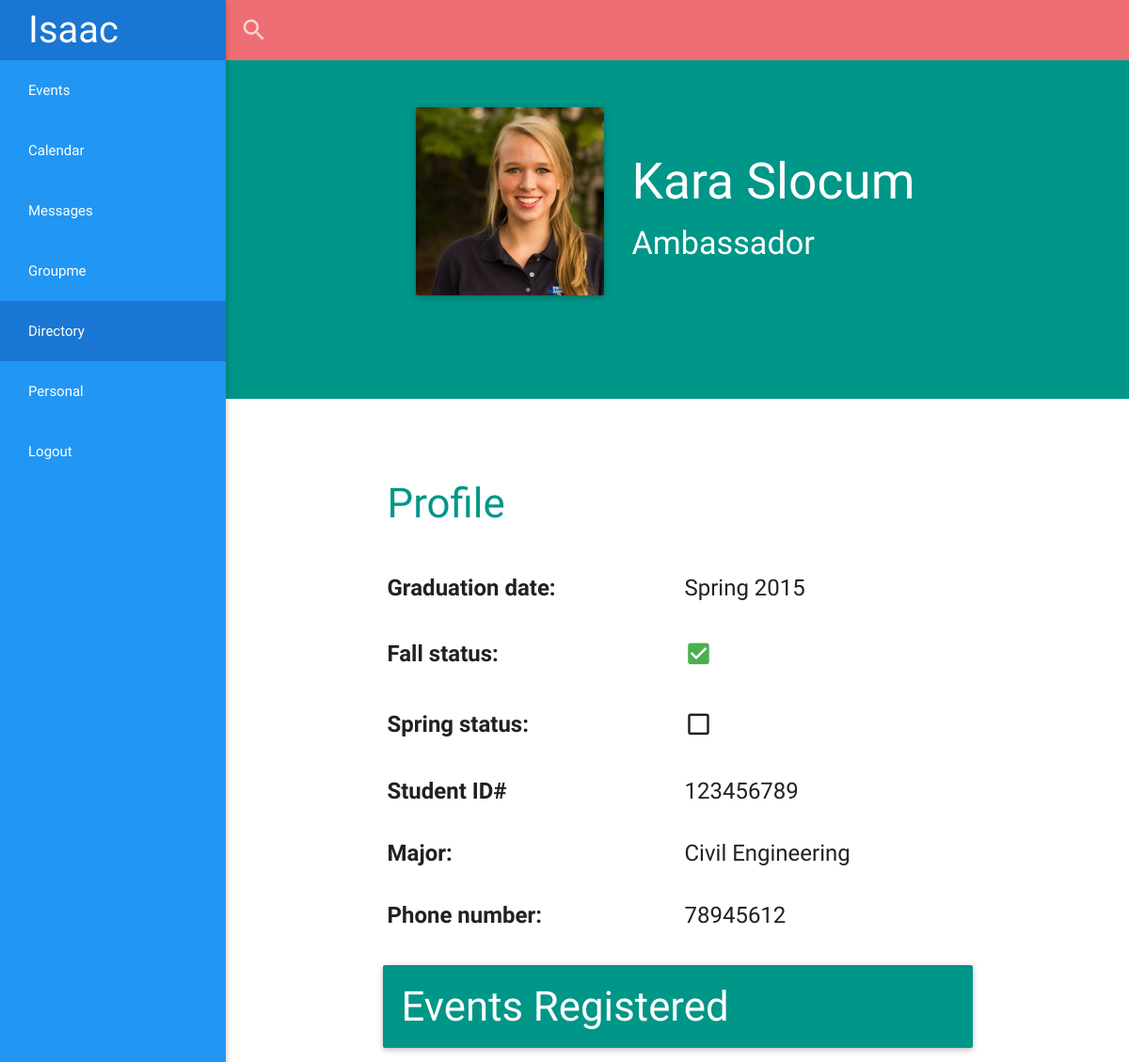
The app's page /directory/18 (signed in), older data.
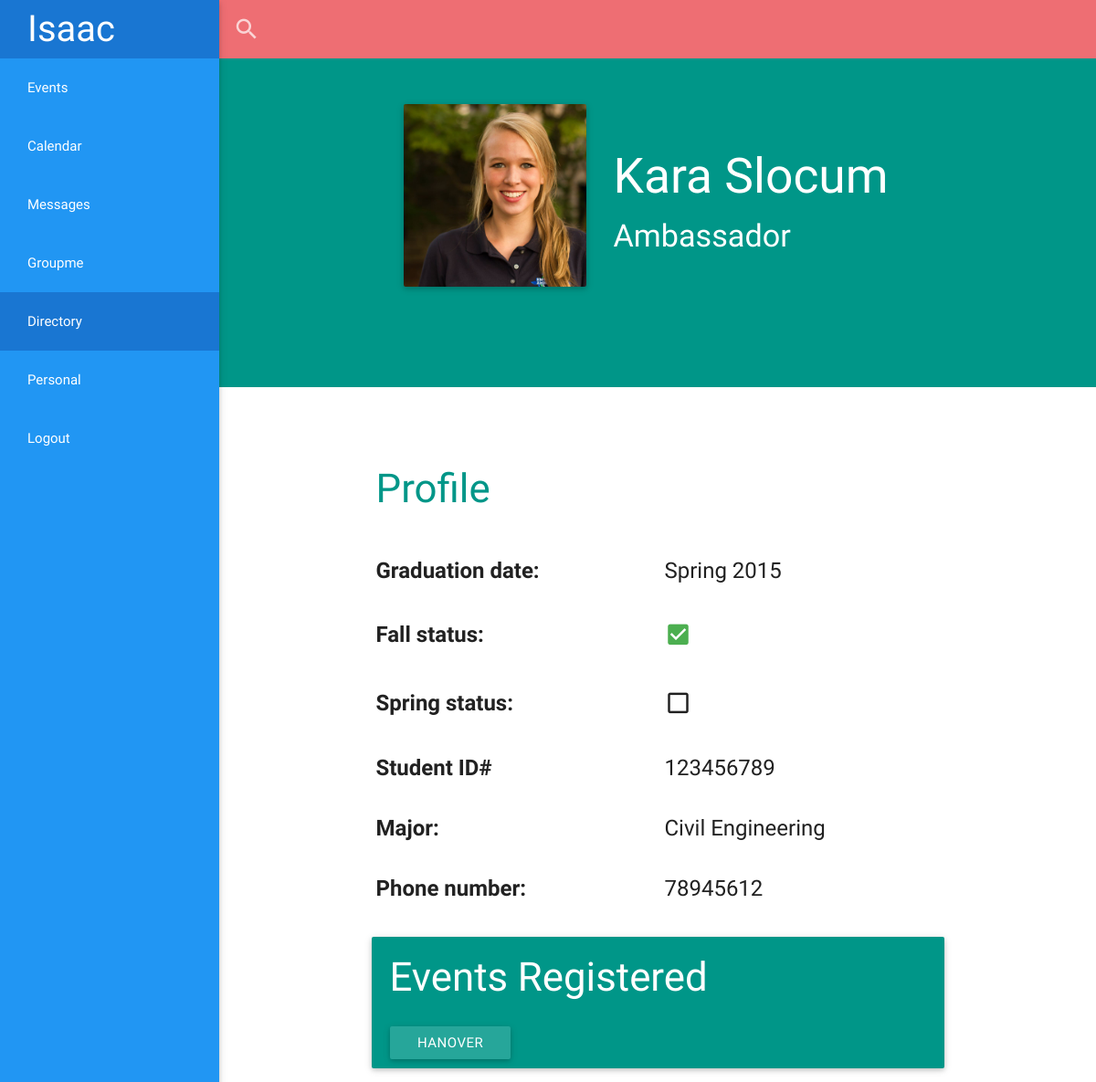
The same page, newer data.
### events/models.py (models this page shows, shortened)
class Event(models.Model):
	time = models.TimeField()
	date = models.DateField()
	hours = models.DecimalField(max_digits=3,decimal_places=1, blank = True, null = True, default=0)
	location = models.CharField(max_length = 140, blank = True, null = True)
	total_EAs = models.PositiveSmallIntegerField(default = 0, blank = True, null = True)
	EAs_needed = models.PositiveSmallIntegerField(default = 0, blank = True, null = True, editable=False)
	note = models.CharField(max_length = 500, blank = True, null = True, default="No additional notes")
	EAs_registered = models.ManyToManyField(User, related_name= "event", blank = True)
	objects = InheritanceManager()
	def __unicode__(self):
		if hasattr(self, 'outreachtrip'):
			return self.outreachtrip.__unicode__()
		elif hasattr(self, 'tour'):
			return self.tour.__unicode__()
		elif hasattr(self, 'engrclass'):
			return self.engrclass.__unicode__()
		elif hasattr(self, 'mycoe'):
			return self.mycoe.__unicode__()
		elif hasattr(self, 'freshmanseminar'):
			return self.freshmanseminar.__unicode__()
		else:
			return 'Event'

class OutreachTrip(Event):
	id
	school = models.CharField(max_length=30)
	def __unicode__(self):
		return self.school

### directory/views.py (the view, shortened to what this page needs)
# urls.py: url(r'^(?P<ambassador_id>\d+)', views.ambassador_profile, name = 'ambassador_profile'),
@login_required(login_url='/login/')
def ambassador_profile(request, ambassador_id = None):
    stylesheet = 'personal/profile.css'
    app = 'directory'
    user = get_object_or_404(User, id = ambassador_id)
    ambassador = get_object_or_404(EngineeringAmbassador, user = user)
    events_registered = user.event.all()
    return render(request, 'directory/ambassador_profile.html', {'stylesheet':stylesheet, 'app': app, 'ambassador':ambassador, 'events_registered':events_registered, })

### personal/models.py (called while the page is built)
     def __unicode__(self):
		return self.user.first_name + ' ' + self.user.last_name

### directory/templates/directory/ambassador_profile.html
{% include 'header.html' %}
{% include 'directory/directory_search.html' %}
{% include 'personal/profile_header.html' %}
{% include 'personal/profile_template.html' %}
{% include 'personal/profile_events.html' %}
{% include 'footer.html' %}

### personal/templates/personal/profile_events.html
<div class="container">
    <div id="events" class="card teal white-text">
        <h3 id="events_registered">Events Registered</h3>
        {% for event in events_registered %}
            <div><a href="/events/{{event.detail_url}}" class="waves-effect waves-light btn">{{event}}</a></div>
        {% endfor %}
    </div>
</div>

Row changes from the older to the newer data that the page shows:
now on this page (row edited): Event: id.school "HANOVER"
